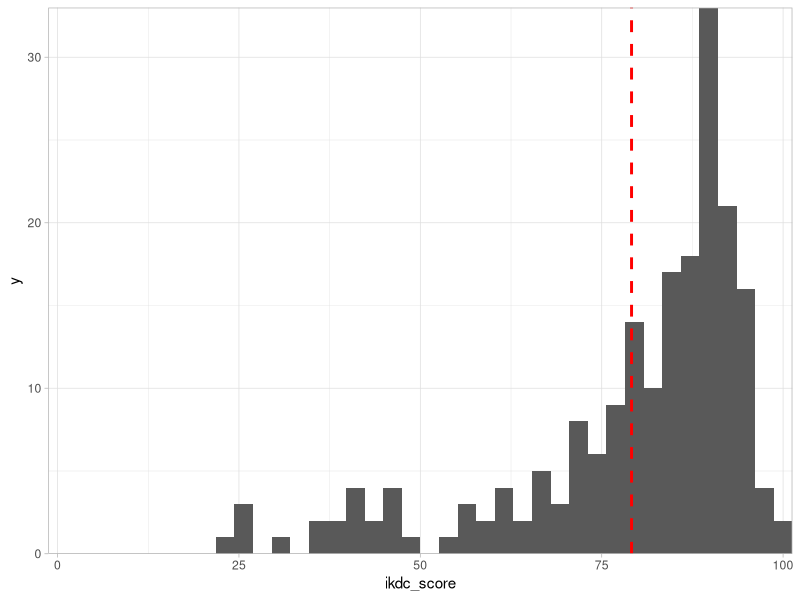

Source code (R):
## ---- chunk 1
knitr::opts_chunk$set(echo = TRUE)
## ---- chunk 2
data <- read.csv("ikdc_example_sml.csv", stringsAsFactors = FALSE)
## ---- chunk 3
str(data)
## ---- chunk 4
# Recode item response: "unable to do" = 0 / "not difficult at all" = 4 
ik_unable_0 <- function(var) {
  res <- rep(999, length(var))
  res[is.na(var)] <- NA
  res[var == "unable to do"] <- 0
  res[var == "extremely difficult"] <- 1
  res[var == "moderately difficult"] <- 2
  res[var == "minimally difficult"] <- 3
  res[var == "not difficult at all"] <- 4
  return(res)
}

# Recode item response: "zero" = 10 / "ten" = 0
ik_numeric_rev <- function(var) {
  res <- rep(999, length(var))
  res[is.na(var)] <- NA
  res[var == "ten"] <- 0
  res[var == "nine"] <- 1
  res[var == "eight"] <- 2
  res[var == "seven"] <- 3
  res[var == "six"] <- 4
  res[var == "five"] <- 5
  res[var == "four"] <- 6
  res[var == "three"] <- 7
  res[var == "two"] <- 8
  res[var == "one"] <- 9
  res[var == "zero"] <- 10
  return(res)
} 
## ---- chunk 5
ik_crfunc <- function(var) {
  res <- rep(999, length(var))
  res[is.na(var)] <- NA
  res[var == "ten"] <- 10
  res[var == "nine"] <- 9
  res[var == "eight"] <- 8
  res[var == "seven"] <- 7
  res[var == "six"] <- 6
  res[var == "five"] <- 5
  res[var == "four"] <- 4
  res[var == "three"] <- 3
  res[var == "two"] <- 2
  res[var == "one"] <- 1
  res[var == "zero"] <- 0
  return(res)
} 

ik_perf <- function(var){
  res <- rep(999, length(var))
  res[is.na(var)] <- NA
  res[var == "very strenuous activities like jumping or pivoting as in basketball or soccer"] <- 4
  res[var == "strenuous activities like heavy physical work, skiing or tennis"] <- 3
  res[var == "moderate activities like moderate physical work, running or jogging"] <- 2
  res[var == "light activities like walking, housework, or yard work"] <- 1
  res[var == "unable to perform any of the above activities due to knee pain"] <- 0
  return(res)
}

ik_stiff <- function(var){
  res <- rep(999, length(var))
  res[is.na(var)] <- NA
  res[var == "not at all"] <- 4
  res[var == "mildly"] <- 3
  res[var == "moderately"] <- 2
  res[var == "very"] <- 1
  res[var == "extremely"] <- 0
  return(res)
}

ik_swell <- function(var){
  res <- rep(999, length(var))
  res[is.na(var)] <- NA
  res[var == "very strenuous activities like jumping or pivoting as in basketball or soccer"] <- 4
  res[var == "strenuous activities like heavy physical work, skiing or tennis"] <- 3
  res[var == "moderate activities like moderate physical work, running or jogging"] <- 2
  res[var == "light activities like walking, housework, or yard work"] <- 1
  res[var == "unable to perform any of the above activities due to knee swelling"] <- 0
  return(res)
}

ik_lock <- function(var){
  res <- rep(999, length(var))
  res[is.na(var)] <- NA
  res[var == "no"] <- 1
  res[var == "yes"] <- 0
  return(res)
}

ik_give <- function(var){
  res <- rep(999, length(var))
  res[is.na(var)] <- NA
  res[var == "very strenuous activities like jumping or pivoting as in basketball or soccer"] <- 4
  res[var == "strenuous activities like heavy physical work, skiing or tennis"] <- 3
  res[var == "moderate activities like moderate physical work, running or jogging"] <- 2
  res[var == "light activities like walking, housework, or yard work"] <- 1
  res[var == "unable to perform any of the above activities due to giving way of the knee"] <- 0
  return(res)
}

ik_partic <- function(var){
  res <- rep(999, length(var))
  res[is.na(var)] <- NA
  res[var == "very strenuous activities like jumping or pivoting as in basketball or soccer"] <- 4
  res[var == "strenuous activities like heavy physical work, skiing or tennis"] <- 3
  res[var == "moderate activities like moderate physical work, running or jogging"] <- 2
  res[var == "light activities like walking, housework, or yard work"] <- 1
  res[var == "unable to perform any of the above activities due to knee"] <- 0
  return(res)
}
## ---- chunk 6
scores <- within(data, {
  # Variables that can be recoded with the ik_numeric_rev function
  PAIN <- ik_numeric_rev(PAIN)
  SEV <- ik_numeric_rev(SEV)
  # Variables that can be recoded with the ik_unable_0 function
  UPSTRS <- ik_unable_0(UPSTRS)
  DNSTRS<- ik_unable_0(DNSTRS)
  KNEEL<- ik_unable_0(KNEEL)
  SQUAT<- ik_unable_0(SQUAT)
  SIT<- ik_unable_0(SIT)
  RISE<- ik_unable_0(RISE)
  RUN<- ik_unable_0(RUN)
  JUMP<- ik_unable_0(JUMP)
  STOP<- ik_unable_0(STOP)
  # Variables with unique coding schemes
  CRFUNC <- ik_crfunc(CRFUNC)
  PERF<-ik_perf(PERF)
  STIFF<-ik_stiff(STIFF)
  SWELL<-ik_swell(SWELL)
  LOCK<-ik_lock(LOCK)
  GIVE<-ik_give(GIVE)
  PARTIC<-ik_partic(PARTIC)
})

## ---- chunk 7
dput(names(data))
## ---- chunk 8
var <- list()
var$max_1 <- c("LOCK")
var$max_4 <- c("PERF","STIFF","SWELL","GIVE","PARTIC","UPSTRS",
                 "DNSTRS","KNEEL","SQUAT","SIT","RISE","RUN","JUMP","STOP")
var$max_10 <- c("PAIN","SEV", "CRFUNC")
var$varlist <- c(var$max_1, var$max_4, var$max_10)
## ---- chunk 9
scores$response_count <- rowSums( !is.na( scores[ colnames(scores) %in% var$varlist ]))
## ---- chunk 10
# Add a denominator suffix ("_denom") to all questionnaire item names in the meta-data list object
var$denom_1 <- paste0(var$max_1, "_denom")
var$denom_4 <- paste0(var$max_4, "_denom")
var$denom_10 <- paste0(var$max_10, "_denom")
var$denom <- paste0(var$varlist, "_denom")

# Recode items based on maximum value
scores[var$denom_10] <- 10
scores[var$denom_4] <- 4
scores[var$denom_1] <- 1
scores[var$denom][is.na(scores[var$varlist])] <- NA

# This works because we know the order of variables in var$denom and var$varlist are the same.
# i.e., first LOCK / LOCK_denom, then PERF / PERF_denom, etc.

## ---- chunk 11
scores$numerator   <- rowSums(scores[,var$varlist], na.rm=TRUE)
scores$denominator <- rowSums(scores[,var$denom], na.rm=TRUE)
scores$ikdc_score  <- ifelse(scores$response_count > 15, (scores$numerator/scores$denominator)*100, NA)
## ---- chunk 12
data <- merge(data, scores[c("ID", "ikdc_score")], by = "ID", all=TRUE)
## ---- chunk 13
library(dplyr)

data %>% summarize(
  min = min(ikdc_score, na.rm=TRUE),
  mean = mean(ikdc_score, na.rm=TRUE),
  max = max(ikdc_score, na.rm=TRUE),
  missing = sum(is.na(ikdc_score))
  )
## ---- chunk 14
library(ggplot2)
theme_set(theme_light())

data %>% 
  filter(!is.na(ikdc_score)) %>% 
  ggplot(aes(ikdc_score))+
  geom_histogram(bins=40) +
  expand_limits(x = 0, y = 0) +
  scale_y_continuous(expand = c(0,0)) +
  scale_x_continuous(expand = c(0,0)) +
  geom_vline(aes(xintercept=mean(ikdc_score)), 
             color="red", linetype="dashed", size=1)
